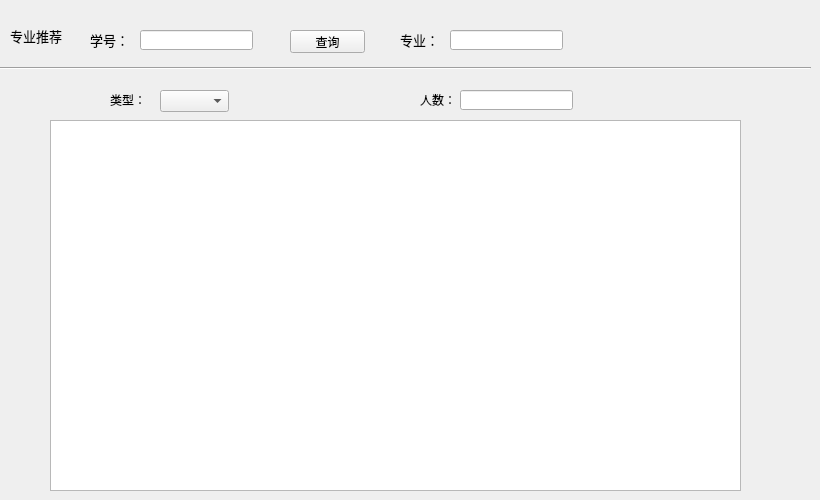
    <widget class="QWidget" name="page">
     <widget class="Line" name="line_14">
      <property name="geometry">
       <rect>
        <x>0</x>
        <y>60</y>
        <width>811</width>
        <height>16</height>
       </rect>
      </property>
      <property name="orientation">
       <enum>Qt::Horizontal</enum>
      </property>
     </widget>
     <widget class="QLabel" name="label_53">
      <property name="geometry">
       <rect>
        <x>10</x>
        <y>10</y>
        <width>54</width>
        <height>51</height>
       </rect>
      </property>
      <property name="font">
       <font>
        <family>微软雅黑</family>
        <pointsize>10</pointsize>
       </font>
      </property>
      <property name="text">
       <string>专业推荐</string>
      </property>
     </widget>
     <widget class="QLineEdit" name="lineEdit_23">
      <property name="geometry">
       <rect>
        <x>140</x>
        <y>30</y>
        <width>113</width>
        <height>20</height>
       </rect>
      </property>
     </widget>
     <widget class="QLabel" name="label_54">
      <property name="geometry">
       <rect>
        <x>90</x>
        <y>30</y>
        <width>41</width>
        <height>20</height>
       </rect>
      </property>
      <property name="font">
       <font>
        <family>微软雅黑</family>
        <pointsize>10</pointsize>
       </font>
      </property>
      <property name="text">
       <string>学号：</string>
      </property>
     </widget>
     <widget class="QPushButton" name="pushButton_9">
      <property name="geometry">
       <rect>
        <x>290</x>
        <y>30</y>
        <width>75</width>
        <height>23</height>
       </rect>
      </property>
      <property name="text">
       <string>查询</string>
      </property>
     </widget>
     <widget class="QLabel" name="label_55">
      <property name="geometry">
       <rect>
        <x>400</x>
        <y>30</y>
        <width>41</width>
        <height>20</height>
       </rect>
      </property>
      <property name="font">
       <font>
        <family>微软雅黑</family>
        <pointsize>10</pointsize>
       </font>
      </property>
      <property name="text">
       <string>专业：</string>
      </property>
     </widget>
     <widget class="QLineEdit" name="lineEdit_24">
      <property name="geometry">
       <rect>
        <x>450</x>
        <y>30</y>
        <width>113</width>
        <height>20</height>
       </rect>
      </property>
     </widget>
     <widget class="QWidget" name="gridLayoutWidget_7">
      <property name="geometry">
       <rect>
        <x>50</x>
        <y>120</y>
        <width>691</width>
        <height>371</height>
       </rect>
      </property>
      <layout class="QGridLayout" name="gridLayout_7">
       <item row="0" column="0">
        <widget class="QTableView" name="tableView"/>
       </item>
      </layout>
     </widget>
     <widget class="QLabel" name="label_56">
      <property name="geometry">
       <rect>
        <x>110</x>
        <y>90</y>
        <width>41</width>
        <height>20</height>
       </rect>
      </property>
      <property name="text">
       <string>类型：</string>
      </property>
     </widget>
     <widget class="QComboBox" name="comboBox_9">
      <property name="geometry">
       <rect>
        <x>160</x>
        <y>90</y>
        <width>69</width>
        <height>22</height>
       </rect>
      </property>
     </widget>
     <widget class="QLabel" name="label_57">
      <property name="geometry">
       <rect>
        <x>420</x>
        <y>90</y>
        <width>31</width>
        <height>20</height>
       </rect>
      </property>
      <property name="text">
       <string>人数：</string>
      </property>
     </widget>
     <widget class="QLineEdit" name="lineEdit_25">
      <property name="geometry">
       <rect>
        <x>460</x>
        <y>90</y>
        <width>113</width>
        <height>20</height>
       </rect>
      </property>
     </widget>
    </widget>
